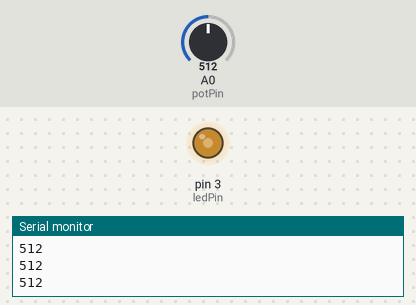
Simulated run of this sketch. Board: Arduino Uno, built with avr-gcc and run on an emulated ATmega328P. Parts: output pins drawn as LEDs (lit = HIGH), the last lines printed to the serial monitor. The test bench sets the inputs (shaded band); at power-on: A0 (potPin) = 512.

Above: at 1.2 s.
1.3 s: A0 (potPin) set to 716
At 1.7 s:
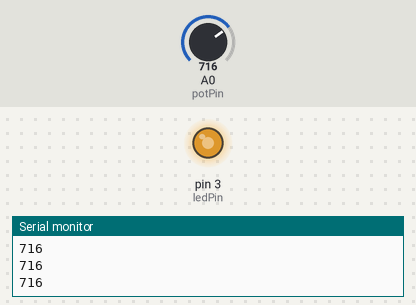
2.8 s: A0 (potPin) set to 900
At 3.4 s:
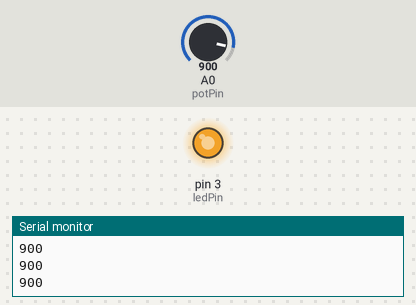
4.3 s: A0 (potPin) set to 122
At 4.6 s:
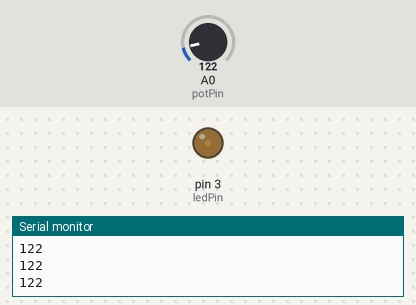
5.8 s: A0 (potPin) set to 0
At 7.0 s:
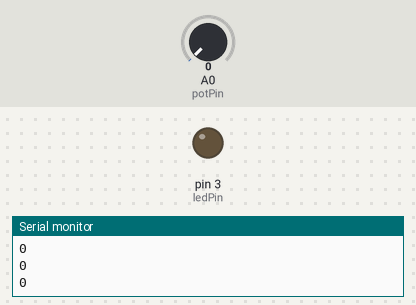
Timing chart, 0 to 8.3 s (numbered marks = the images above; inputs shaded):
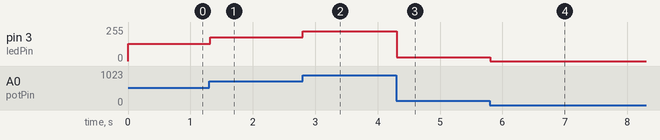

Measured:
- after the input at 1.3 s, pin 3 (ledPin): 128/255 → 179/255 at once
- after the input at 2.8 s, pin 3 (ledPin): 179/255 → 225/255 at once
- after the input at 4.3 s, pin 3 (ledPin): 225/255 → 30/255 at once
- after the input at 5.8 s, pin 3 (ledPin): 30/255 → 0/255 at once

The sketch:

potentiometer.ino
```cpp
const int ledPin = 3;
const int potPin = A0;

void setup() {
  // put your setup code here, to run once:
  Serial.begin(9600);
  pinMode(ledPin, OUTPUT);
  pinMode(potPin, INPUT);
}

void loop() {
  // put your main code here, to run repeatedly:
  int potVal = analogRead(potPin);

  Serial.println(potVal);
  analogWrite(ledPin, potVal / 4);

  delay(20);
}
```
